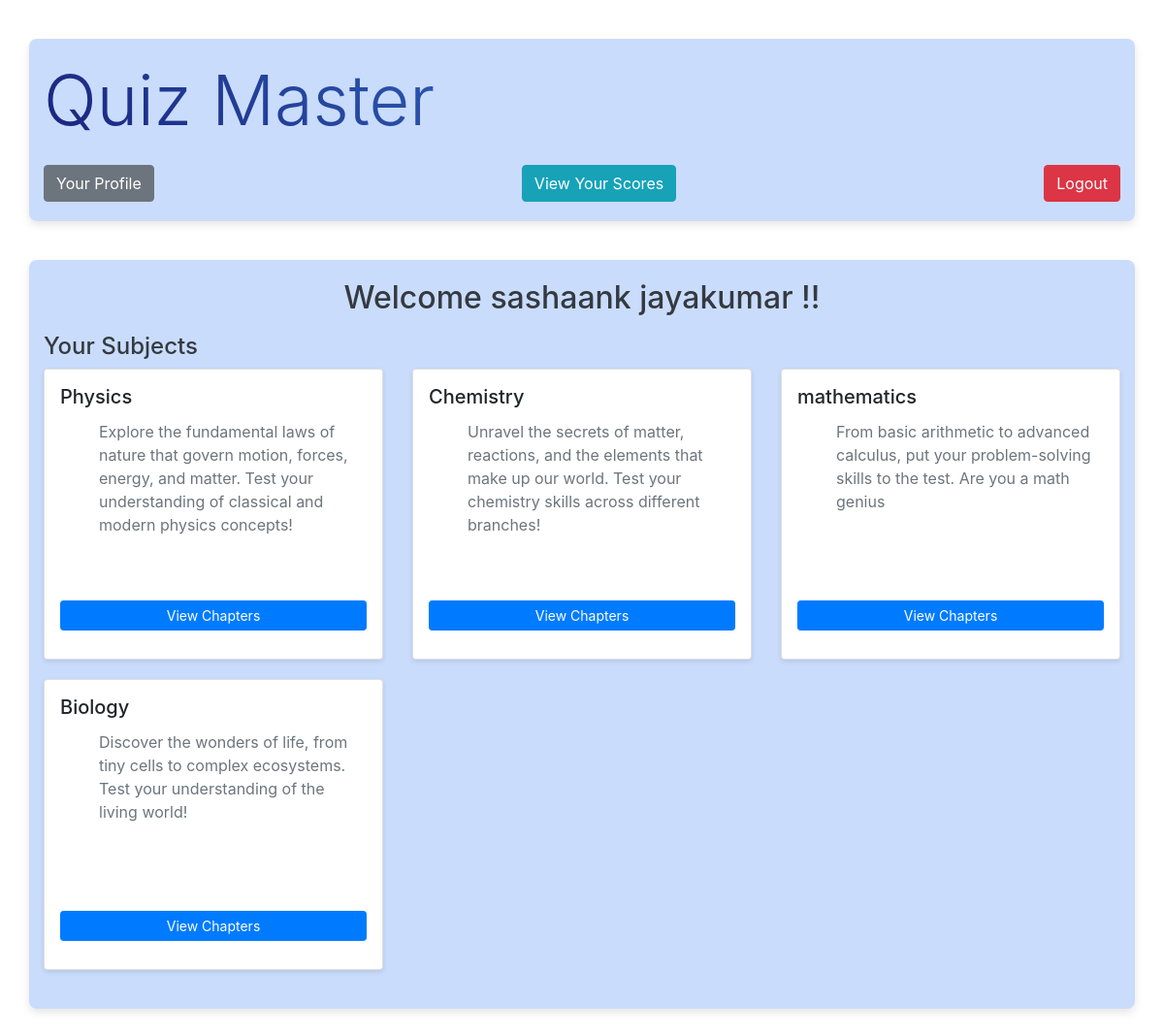
The page /dashboard (signed in) on the database its author committed.
### app.py (models this page shows)
class User(db.Model):
    id = db.Column(db.Integer, primary_key=True)
    username = db.Column(db.String(80), unique=True, nullable=False)
    password = db.Column(db.String(120), nullable=False)
    full_name = db.Column(db.String(120), nullable=False)
    qualification = db.Column(db.String(120))
    dob = db.Column(db.Date)

class Subject(db.Model):
    id = db.Column(db.Integer, primary_key=True)
    name = db.Column(db.String(120), nullable=False)
    description = db.Column(db.Text)

### app.py (the view)
@app.route('/dashboard')
def user_dashboard():
    if 'user_id' not in session:
        return redirect(url_for('index'))  # Redirect to login if not logged in
    user = User.query.get(session['user_id'])  # Fetch user from the database
    if not user:
        return redirect(url_for('index'))  # If user not found, redirect to login
    subjects = Subject.query.all()  # Fetch all subjects
    return render_template('user_dashboard.html', subjects=subjects, user=user)

### templates/user_dashboard.html (shortened to what this page needs)
{% extends "base.html" %}
{% block body %}
<div class="container">
    <h1 class="display-3 fw-bold text-gradient">
        Quiz Master
    </h1>
    <div class="mt-4 d-flex justify-content-between align-items-center">
        <a href="{{ url_for('profile') }}" class="btn btn-secondary me-2">Your Profile</a>
        {% if session['user_id'] %}
            <a href="{{ url_for('user_scores', user_id=session['user_id']) }}" class="btn btn-info"   >View Your Scores</a>
        {% endif %}
        <a href="{{ url_for('index') }}"  class="btn btn-danger ms-auto"
        onclick="return confirm('Are you sure you want to logout!!');" >Logout</a>
    </div>
</div>
<div class="container mt-4">
    <h2 class="mb-3 text-center">Welcome {{user.full_name}} !!</h2>
    <div>
        <h4>Your Subjects</h4>
    </div>
    <div class="row">
        {% if subjects %}
        {% for subject in subjects %}
            <div class="col-md-4">
            <div class="card subject-card p-3">
                    <h5 class="card-title">{{ subject.name }}</h5>
                    <ul>
                        <p class="text-muted mb-0">{{ subject.description }}</p>
                    </ul>
                    <a href="{{ url_for('view_chapters', subject_id=subject.id) }}" class="btn btn-primary btn-sm">
                        View Chapters
                    </a>
            </div>
            </div>
            {% endfor %}
            {% else %}
            <p class="alert alert-warning">No subjects available.</p>
        {% endif %}
    </div>
</div>
{% endblock %}

### static/css/main.css (style rules this page uses)
body { font-family: 'Arial', sans-serif; background-image: url(https://preview.colorkit.co/color/1a1f33.png?static=true); background-size: cover; margin: 0; padding: 0; }
.text-gradient { background: linear-gradient(45deg, #1a237e, #42a5f5); -webkit-text-fill-color: transparent; -webkit-background-clip: text; font-weight: bold; }
.container { max-width: 900px; margin: 40px auto; background-color: #CADCFC; padding: 20px; border-radius: 8px; box-shadow: 0 4px 8px rgba(0, 0, 0, 0.1); }
h2, h4 { color: #343a40; }
.btn { border-radius: 50px; padding: 8px 15px; }
.btn-primary { background-color: #007bff; border: none; }
.btn-info { background-color: #17a2b8; border: none; }
.btn-danger { background-color: #dc3545; border: none; }
.card { border-radius: 10px; box-shadow: 0 2px 5px rgba(0, 0, 0, 0.1); margin-bottom: 20px; overflow: hidden; }
.subject-card { transition: all 0.3s ease-in-out; background-color: white; border-radius: 10px; box-shadow: 0px 2px 5px rgba(0, 0, 0, 0.1); height: 300px; overflow: hidden; display: flex; flex-direction: column; }
.subject-card ul { flex-grow: 1; overflow-y: auto; max-height: 170px; padding-right: 5px; }

### rows shown on the page
User: full_name "sashaank jayakumar"
Subject: name "Physics", description "Explore the fundamental laws of nature that govern motion, forces, energy, and matter. Test your understanding of classical and modern physics concepts!"
Subject: name "Chemistry", description "Unravel the secrets of matter, reactions, and the elements that make up our world. Test your chemistry skills across different branches!"
Subject: name "mathematics", description "From basic arithmetic to advanced calculus, put your problem-solving skills to the test. Are you a math genius"
Subject: name "Biology", description "Discover the wonders of life, from tiny cells to complex ecosystems. Test your understanding of the living world!"
